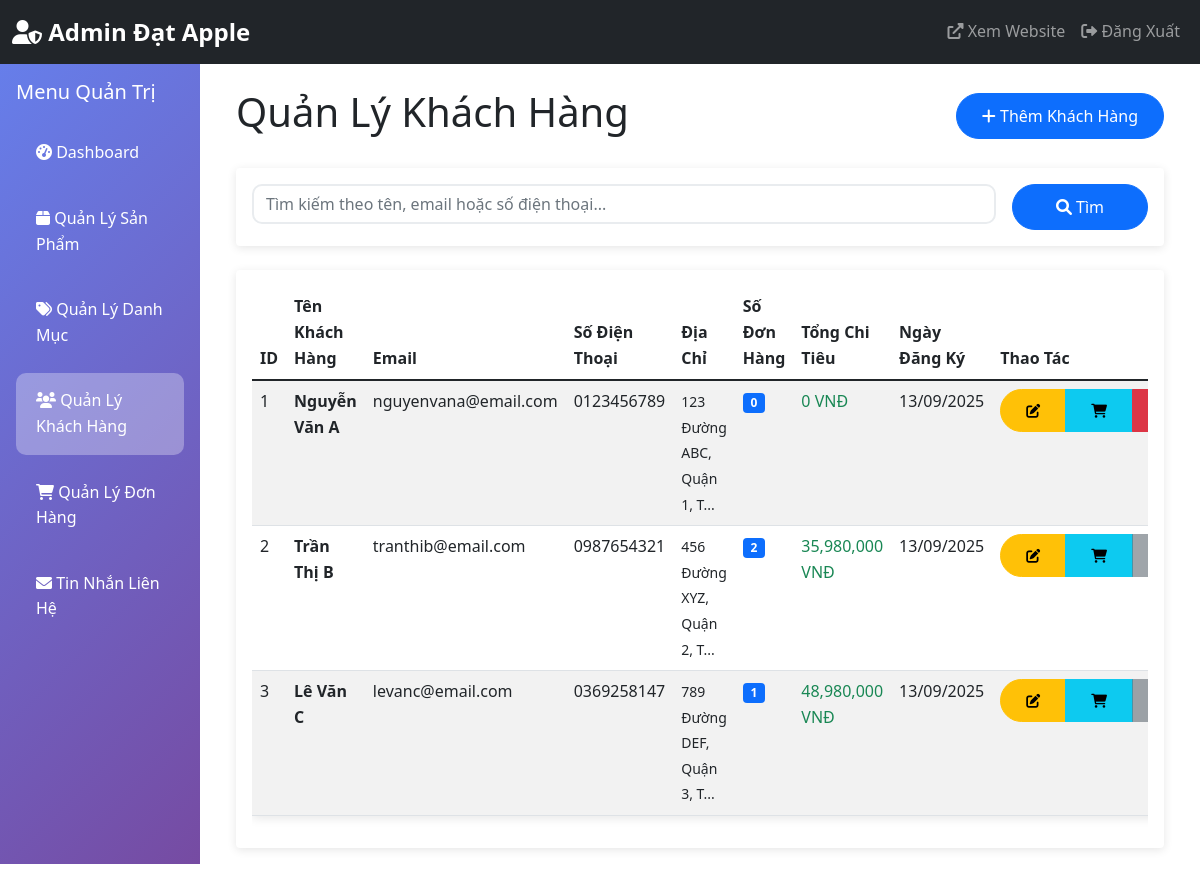
Page /admin/customers.php on the committed database.
### tables this page shows
CREATE TABLE customers (
    id INT PRIMARY KEY AUTO_INCREMENT,
    name VARCHAR(100) NOT NULL,
    email VARCHAR(100) UNIQUE NOT NULL,
    phone VARCHAR(20),
    address TEXT,
    created_at TIMESTAMP DEFAULT CURRENT_TIMESTAMP,
    updated_at TIMESTAMP DEFAULT CURRENT_TIMESTAMP ON UPDATE CURRENT_TIMESTAMP
);

### admin/customers.php (the view, shortened to what this page needs)
<?php
require_once '../config/database.php';
require_once 'includes/admin_header.php';
$search = isset($_GET['search']) ? $_GET['search'] : '';
$sql = "SELECT c.*, COUNT(o.id) as order_count, COALESCE(SUM(o.total_amount), 0) as total_spent
        FROM customers c
        LEFT JOIN orders o ON c.id = o.customer_id
        WHERE 1=1";
$sql .= " GROUP BY c.id ORDER BY c.created_at DESC";
$stmt = $pdo->prepare($sql);
$stmt->execute();
$customers = $stmt->fetchAll();
?>
<div class="container-fluid">
    <div class="row">
        <div class="col-md-2 p-0">
            <?php include 'includes/sidebar.php'; ?>
        </div>
        <div class="col-md-10">
            <div class="p-4">
                <div class="d-flex justify-content-between align-items-center mb-4">
                    <h1>Quản Lý Khách Hàng</h1>
                    <a href="add_customer.php" class="btn btn-primary">
                        <i class="fas fa-plus"></i> Thêm Khách Hàng
                    </a>
                </div>
                <div class="card mb-4">
                    <div class="card-body">
                        <form method="GET" class="row g-3">
                            <div class="col-md-10">
                                <input type="text" name="search" class="form-control" placeholder="Tìm kiếm theo tên, email hoặc số điện thoại..." value="<?php echo htmlspecialchars($search); ?>">
                            </div>
                            <div class="col-md-2">
                                <button type="submit" class="btn btn-primary w-100">
                                    <i class="fas fa-search"></i> Tìm
                                </button>
                            </div>
                        </form>
                    </div>
                </div>
                <div class="card">
                    <div class="card-body">
                        <?php if ($customers): ?>
                            <div class="table-responsive">
                                <table class="table table-striped">
                                    <thead>
                                        <tr>
                                            <th>ID</th>
                                            <th>Tên Khách Hàng</th>
                                            <th>Email</th>
                                            <th>Số Điện Thoại</th>
                                            <th>Địa Chỉ</th>
                                            <th>Số Đơn Hàng</th>
                                            <th>Tổng Chi Tiêu</th>
                                            <th>Ngày Đăng Ký</th>
                                            <th>Thao Tác</th>
                                        </tr>
                                    </thead>
                                    <tbody>
                                        <?php foreach ($customers as $customer): ?>
                                            <tr>
                                                <td><?php echo $customer['id']; ?></td>
                                                <td>
                                                    <strong><?php echo htmlspecialchars($customer['name']); ?></strong>
                                                </td>
                                                <td><?php echo htmlspecialchars($customer['email']); ?></td>
                                                <td><?php echo htmlspecialchars($customer['phone']); ?></td>
                                                <td>
                                                    <small><?php echo htmlspecialchars(substr($customer['address'], 0, 30)) . (strlen($customer['address']) > 30 ? '...' : ''); ?></small>
                                                </td>
                                                <td>
                                                    <span class="badge bg-primary"><?php echo $customer['order_count']; ?></span>
                                                </td>
                                                <td>
                                                    <span class="text-success font-weight-bold"><?php echo number_format($customer['total_spent']); ?> VNĐ</span>
                                                </td>
                                                <td><?php echo date('d/m/Y', strtotime($customer['created_at'])); ?></td>
                                                <td>
                                                    <div class="btn-group" role="group">
                                                        <a href="edit_customer.php?id=<?php echo $customer['id']; ?>" class="btn btn-sm btn-warning">
                                                            <i class="fas fa-edit"></i>
                                                        </a>
                                                        <a href="customer_orders.php?id=<?php echo $customer['id']; ?>" class="btn btn-sm btn-info">
                                                            <i class="fas fa-shopping-cart"></i>
                                                        </a>
                                                        <?php if ($customer['order_count'] == 0): ?>
                                                            <a href="?delete=<?php echo $customer['id']; ?>" class="btn btn-sm btn-danger"
                                                               onclick="return confirm('Bạn có chắc chắn muốn xóa khách hàng này?')">
                                                            </a>
                                                        <?php else: ?>
                                                            <button type="button" class="btn btn-sm btn-secondary" disabled
                                                                    title="Không thể xóa vì có đơn hàng liên quan">
                                                            </button>
                                                        <?php endif; ?>
                                                    </div>
                                                </td>
                                            </tr>
                                        <?php endforeach; ?>
                                    </tbody>
                                </table>
                            </div>
                        <?php endif; ?>
                    </div>
                </div>
            </div>
        </div>
    </div>
</div>
<?php require_once 'includes/admin_footer.php'; ?>

### assets/css/style.css (style rules this page uses)
body { font-family: 'Segoe UI', Tahoma, Geneva, Verdana, sans-serif; line-height: 1.6; }
.card { transition: transform 0.3s ease, box-shadow 0.3s ease; border: none; box-shadow: 0 2px 10px rgba(0,0,0,0.1); }
.btn { border-radius: 25px; padding: 10px 25px; transition: all 0.3s ease; }
.table { box-shadow: 0 2px 10px rgba(0,0,0,0.1); }
.form-control { border-radius: 10px; border: 2px solid #e9ecef; transition: border-color 0.3s ease; }

### rows in the picture
customers: id "1", name "Nguyễn Văn A", email "nguyenvana@email.com", phone "0123456789", address "123 Đường ABC, Quận 1, T", order_count "0", total_spent "0", created_at "13/09/2025"
customers: id "2", name "Trần Thị B", email "tranthib@email.com", phone "0987654321", address "456 Đường XYZ, Quận 2, T", order_count "2", total_spent "35,980,000", created_at "13/09/2025"
customers: id "3", name "Lê Văn C", email "levanc@email.com", phone "0369258147", address "789 Đường DEF, Quận 3, T", order_count "1", total_spent "48,980,000", created_at "13/09/2025"
